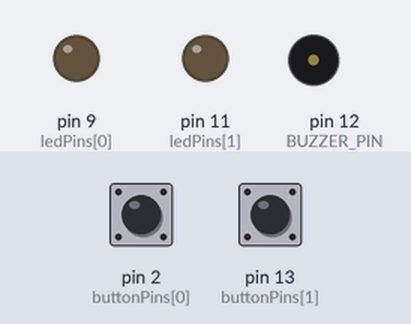
Bench run of a sketch on a simulated Arduino Uno, built with avr-gcc and run on an emulated ATmega328P. On the bench: output pins drawn as LEDs (lit = HIGH), buzzer (waves = sounding). The test bench sets the inputs (shaded band); at power-on: pin 2 (buttonPins[0]) HIGH, pin 13 (buttonPins[1]) HIGH. Random numbers use the default seed unless the sketch sets one.

Above: at 4.6 s.
4.7 s: pin 2 (buttonPins[0]) pulled LOW for 0.15 s
At 5.5 s:
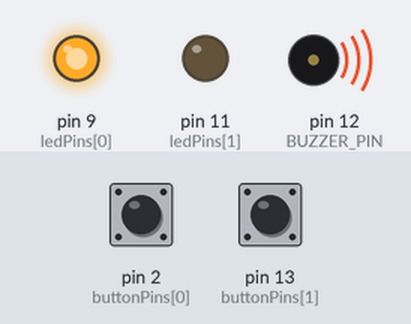
7.2 s: pin 13 (buttonPins[1]) pulled LOW for 1 s
At 8.7 s:
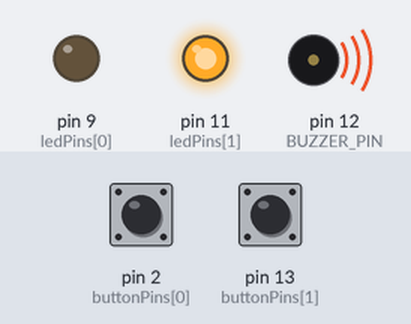
At 11.14 s:
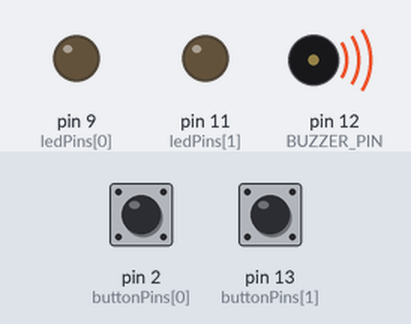
Timing chart, 0 to 12.8 s (numbered marks = the images above; inputs shaded):
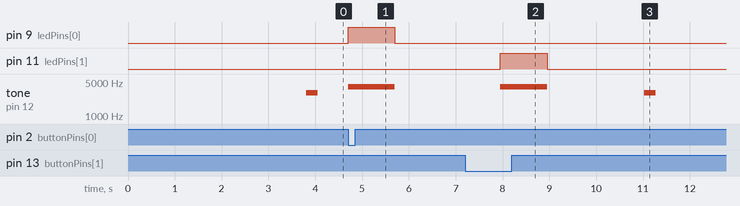

The sketch:

sketch.ino
```cpp
#define BUZZER_PIN 12
#define PLAYER_COUNT 2
int buttonPins[PLAYER_COUNT] = {2, 13};
int ledPins[PLAYER_COUNT] = {9, 11};

void setup()
{
    pinMode(BUZZER_PIN, OUTPUT);
    for (int player = 0; player < PLAYER_COUNT; ++player)
    {
        pinMode(ledPins[player], OUTPUT);
        pinMode(buttonPins[player], INPUT_PULLUP);
    }
}

void loop()
{
    delay(random(2000, 7000));   // wait from 2 to 7 seconds
    tone(BUZZER_PIN, 3000, 250); // start signal, 3KHz, 250 ms
    // infinitely loop through players
    for (int player = 0;; player = (player + 1) % PLAYER_COUNT)
    {
        if (!digitalRead(buttonPins[player]))
        {
            digitalWrite(ledPins[player], HIGH); // turn on winner player led
            tone(BUZZER_PIN, 4000, 1000); // win signal, 4KHz, 1 second
            delay(1000);
            digitalWrite(ledPins[player], LOW); // turn off led
            break; // winner found, start again
        }
    }
}
```

Measured:
- after the input at 4.7 s, pin 9 (ledPins[0]): LOW → HIGH at once, → LOW 1.0 s later; tone on pin 12 (BUZZER_PIN): silent → 4000 Hz at once, → silent 1.0 s later
- after the input at 7.2 s, pin 11 (ledPins[1]): LOW → HIGH after 0.75 s, → LOW 1.0 s later
